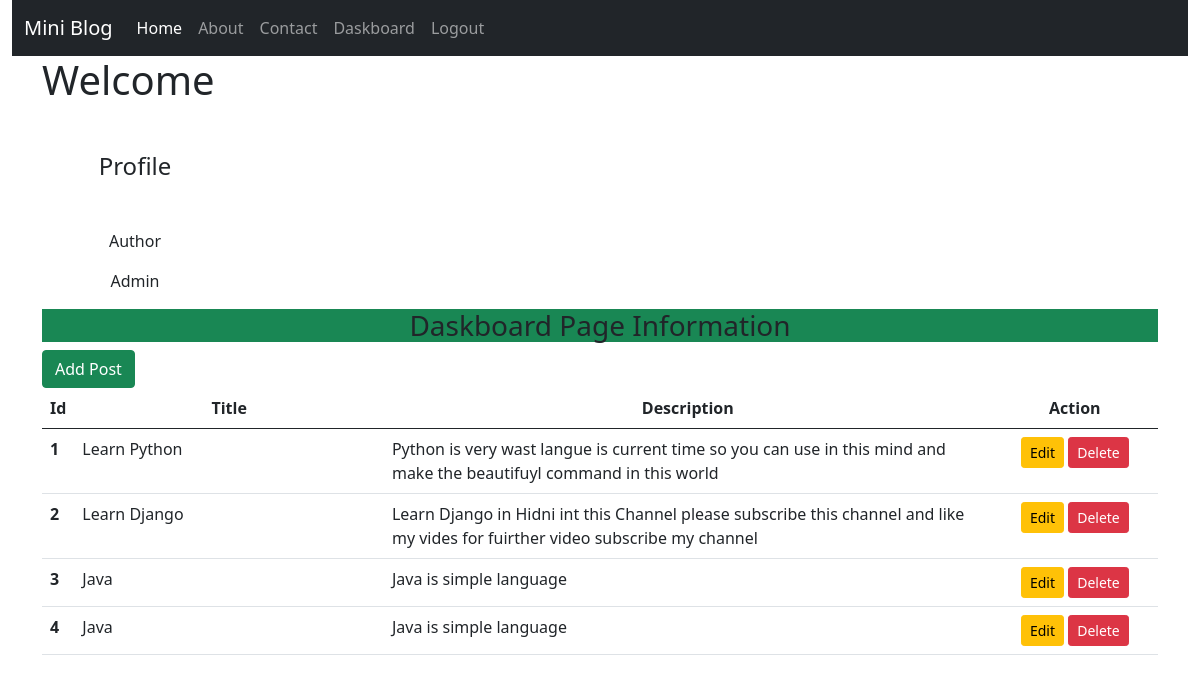
The app's page /daskboard (signed in) with its own data.
### Blog/models.py (models this page shows)
class Post(models.Model):
    title = models.CharField(max_length=150)
    desc = models.TextField(max_length=150)

### Blog/views.py (the view)
# urls.py: path('daskboard', views.daskboard, name='daskboard'),
def daskboard(request):
    if request.user.is_authenticated:
        post = Post.objects.all()
        full_name = request.user.get_full_name()
        gps = Group.objects.all()
        return render(request, 'blog/daskboard.html',
                      {'user': request.user, 'posts': post, 'full_name': full_name, 'groups': gps})
    else:
        mb.warning(request, "Please First login")
        return HttpResponseRedirect('/login')

### Blog/templates/blog/daskboard.html (shortened to what this page needs)
{% extends 'blog/base.html' %}
{% block body %}
<div class="container">
    <h1>Welcome </h1>
    <div class="col-2 text-center">
        <h4 class="my-5">Profile</h4>
        {% for group in groups %}
        <p>{{group.name}}</p>
        {% endfor %}
    </div>
    <h3 class="text-center bg-success text-dark">Daskboard Page Information</h3>
    <a href="{% url 'Blog:addpost' %}" class="btn btn-success">Add Post</a>
    {% if posts %}
    <table class="table table-hover bg-white">
        <thead>
        <tr class="text-center">
            <th scope="col" style="width: 2%">Id</th>
            <th scope="col" style="width: 28%">Title</th>
            <th scope="col" style="width: 55%">Description</th>
            <th scope="col" style="width: 15%">Action</th>
        </tr>
        </thead>
        <tbody>
        {% for post in posts %}
        <tr>
            <th scope="row">{{post.id}}</th>
            <td>{{post.title}}</td>
            <td>{{post.desc}}</td>
            <td class="text-center">
                <a href="{% url 'Blog:updatepost' post.id %}" class="btn btn-warning btn-sm">Edit</a>
                {% if perms.Blog.delete_post %}
                <form action="{% url 'Blog:deletepost' post.id %}" method="post" class="d-inline">
                    <input value="Delete" type="submit" class="btn btn-danger btn-sm">
                </form>
                {% endif %}
            </td>
        </tr>
        {% endfor %}
        </tbody>
    </table>
    {% else %}
    <h4 class="text-center alert alert-warning">No Records Found</h4>
    {% endif %}
</div>
{% endblock %}

### Blog/templates/blog/base.html (shortened to what this page needs)
<!DOCTYPE html>
<html lang="en">
<head>
    {% load static %}
    <link href="{% static 'blog/Bootstrap/css/bootstrap.min.css' %}" rel="stylesheet">
    <link href="{% static 'blog/Bootstrap/css/style.css' %}" rel="stylesheet">
</head>
<body>
<div class="container-fluid">
    {% include 'blog/navbar.html' %}
{% block body %}{% endblock body%}
</div>
</body>
</html>

### Blog/templates/blog/navbar.html (shortened to what this page needs)
<nav class="navbar navbar-expand-lg navbar-dark bg-dark">
    <div class="container-fluid">
        <a class="navbar-brand" href="/">Mini Blog</a>
        <div class="collapse navbar-collapse" id="navbarSupportedContent">
            <ul class="navbar-nav me-auto mb-2 mb-lg-0">
                <li class="nav-item">
                    <a class="nav-link active" aria-current="page" href="{% url 'Blog:home' %}">Home</a>
                </li>
                <li class="nav-item">
                    <a class="nav-link" href="{% url 'Blog:about' %}">About</a>
                </li>
                <li class="nav-item">
                    <a class="nav-link" href="{% url 'Blog:contact' %}">Contact</a>
                </li>
                {% if user.is_authenticated %}
                <li class="nav-item">
                    <a class="nav-link" href="{% url 'Blog:daskboard' %}">Daskboard</a>
                </li>
                <li class="nav-item">
                    <a class="nav-link" href="{% url 'Blog:logout' %}">Logout</a>
                </li>
                {% endif %}
            </ul>
        </div>
    </div>
</nav>

### records on screen
Post: id "1", title "Learn Python", desc "Python is very wast langue is current time so you can use in this mind and make the beautifuyl command in this world"
Post: id "2", title "Learn Django", desc "Learn Django in Hidni int this Channel please subscribe this channel and like my vides for fuirther video subscribe my channel"
Post: id "3", title "Java", desc "Java is simple language"
Post: id "4", title "Java", desc "Java is simple language"

### other values on screen
{{ group.name }} "Author"
{{ group.name }} "Admin"
